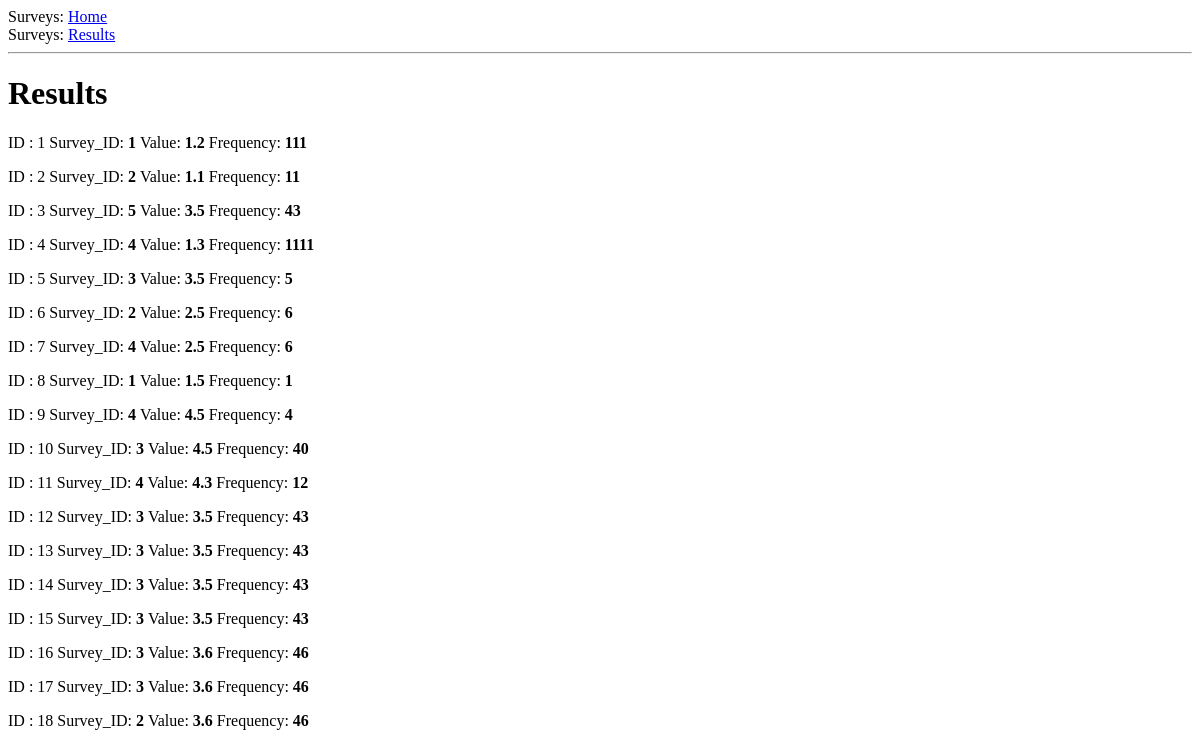
The page /results on the database as committed earlier.
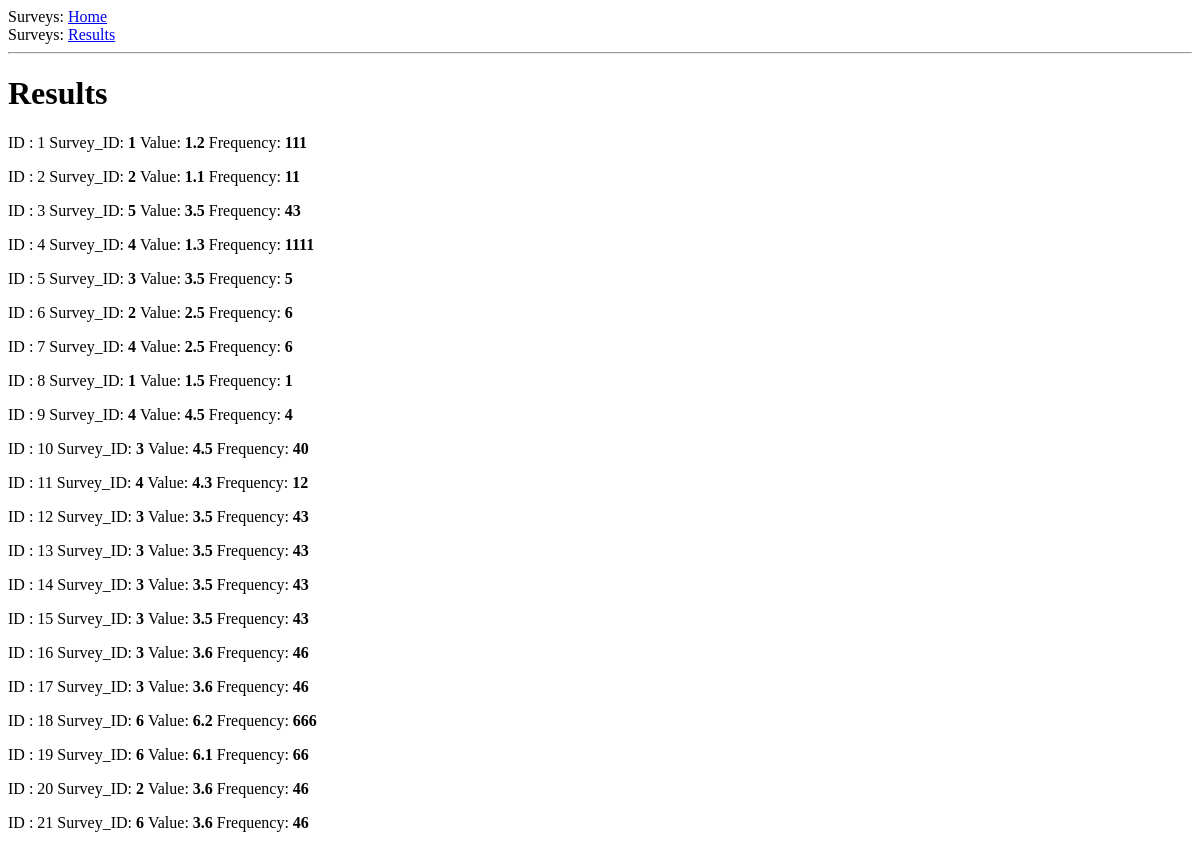
The same page on the database as committed later.
### app/models.py (models this page shows, shortened)
class Observation(db.Model, FlaskSerializeMixin):
    id = db.Column(db.Integer, primary_key=True, autoincrement=True)
    survey_id = db.Column(db.Integer, db.ForeignKey('survey.id'))
    value = db.Column(db.Float)
    frequency = db.Column(db.Integer)
    create_fields = update_fields = ['survey_id', 'value', 'frequency']

### app/routes.py (the view)
@app.route("/results")
def results():
    observations = Observation.query.all()
    return render_template('results.html', title='Results', observations=observations)

### app/templates/results.html
{% extends "base.html" %}
{% block content %}
    <body>
        <h1>Results</h1>
        {% if observation == '' %}
            <p>No observation recorded yet</p>
        {% else %}
            {% for observation in observations %}
            <div>
                <p>
                    ID : {{ observation.id }}
                    Survey_ID: <b>  {{ observation.survey_id }} </b>
                    Value: <b>  {{ observation.value }} </b>
                    Frequency: <b>  {{ observation.frequency }} </b>
                </p>
            </div>
            {% endfor %}
        {% endif %}
    </body>
{% endblock %}

Rows that differ between the two databases and show on the page:
changed Observation id 18: survey_id "2" → "6"; value "3.6" → "6.2"; frequency "46" → "666"
added Observation: id "19", survey_id "6", value "6.1", frequency "66"
added Observation: id "20", survey_id "2", value "3.6", frequency "46"
added Observation: id "21", survey_id "6", value "3.6", frequency "46"
